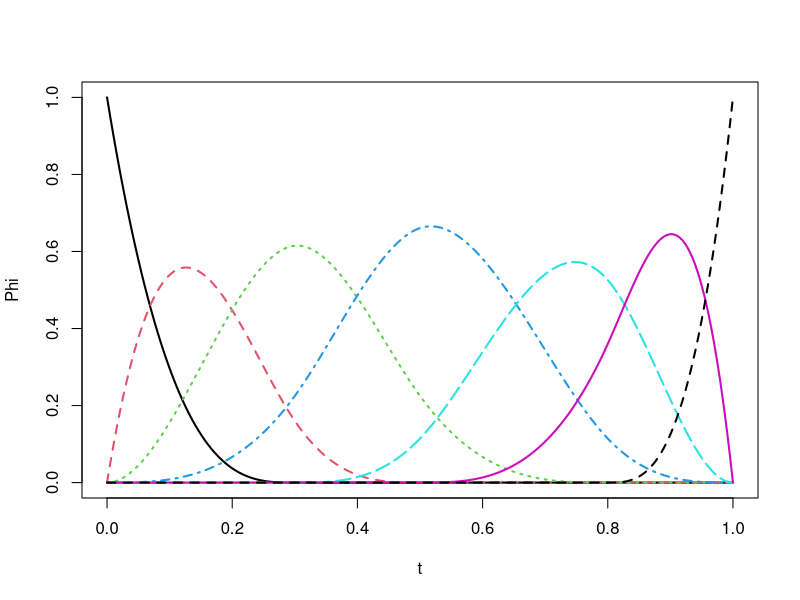
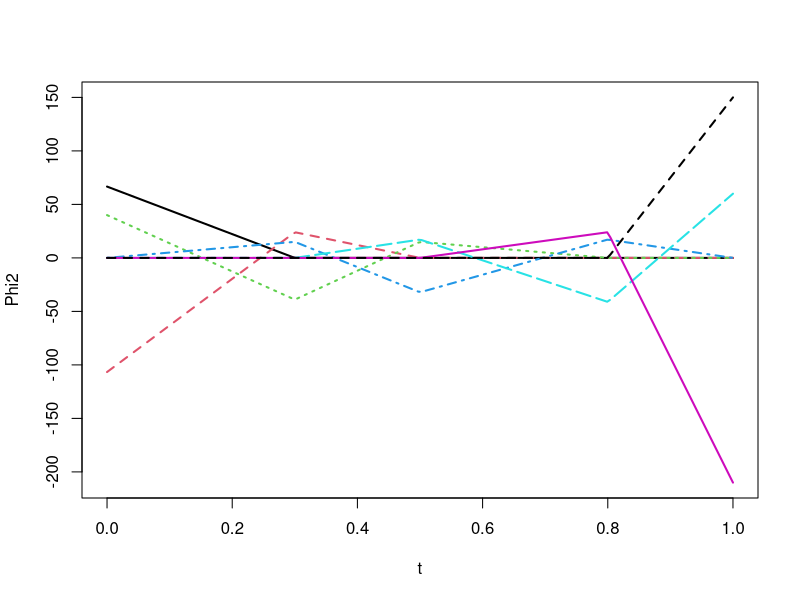
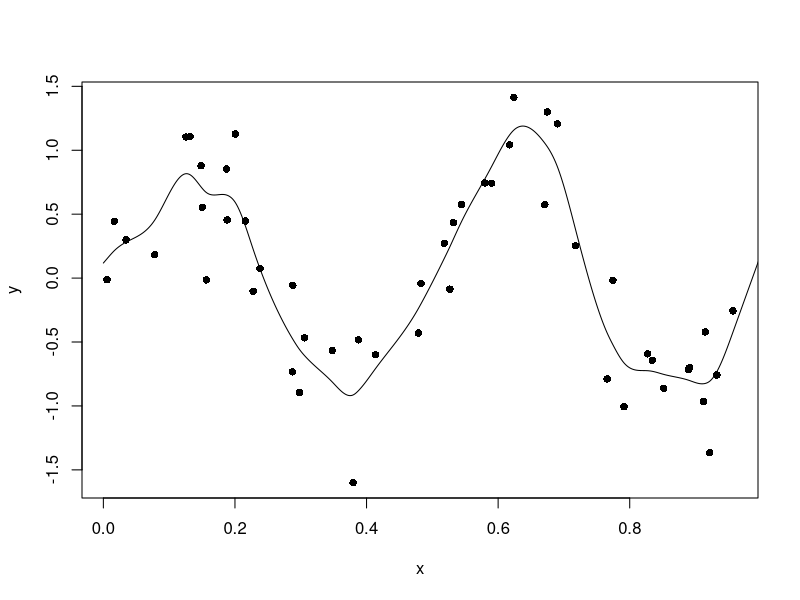

Here is the R script that generated these plots, in order: (Note: this script raises an error after producing the figures.)
## ---- chunk 1
library(splines2)
## ---- chunk 2
knots <- c(.3, .5, .8)
t <- seq(0, 1, length.out = 200)
Phi <- bSpline(t, knots = knots, degree = 3, intercept = T, Boundary.knots = c(0, 1))
matplot(t, Phi, type = 'l', lwd = 2)
Phi2 <- bSpline(t, knots = knots, degree = 3, intercept = T, Boundary.knots = c(0, 1), derivs = 2)
matplot(t, Phi2, type = 'l', lwd = 2)
delta <- t[2] - t[1]
Omega <- delta * t(Phi2) %*% Phi2
## ---- chunk 3
m <- function(x) sin(4 * pi * x)
ep <- rnorm(50, mean = 0, sd = .3)
x <- sort(sort(runif(50)))
y <- m(x) + ep
plot(x, y, pch = 16)
knots <- x
Phi <- bSpline(x, knots = knots, degree = 3, intercept = T, Boundary.knots = c(0, 1))
t <- seq(0, 1, length.out = 500)
delta <- t[2] - t[1]
Phi2 <- bSpline(t, knots = knots, degree = 3, intercept = T, Boundary.knots = c(0, 1), derivs = 2)
Omega <- delta * t(Phi2) %*% Phi2
lmd <- 10^(-5)
c <- solve(t(Phi) %*% Phi + lmd * Omega, t(Phi) %*% y)
Phi0 <- bSpline(t, knots = knots, degree = 3, intercept = T, Boundary.knots = c(0, 1))
lines(t, Phi0 %*% c)
## ---- chunk 4
H <- Phi %*% solve(t(Phi) %*% Phi + lmd * Omega, t(Phi))
trace <- sum(diag(H))
GCV <- sum((y - H %*% y)^2) / (1 - mean(diag(H)))^2
## ---- chunk 5
R <- chol(t(Phi)%*%Phi)
## ---- chunk 6
V <- eigen(t(Phi)%*%Phi)$vectors
D2 <- eigen(t(Phi)%*%Phi)$values
